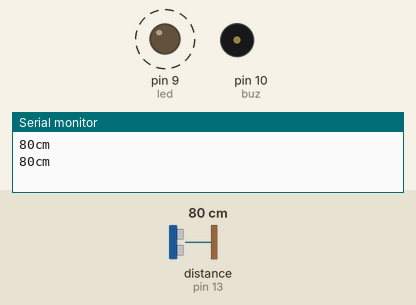
Bench run of a sketch on a simulated Arduino Uno, built with avr-gcc and run on an emulated ATmega328P. On the bench: output pins drawn as LEDs (lit = HIGH), buzzer (waves = sounding), the last lines printed to the serial monitor. Dashed ring = blinking. Inputs (shaded band) come from the test bench; at power-on: distance to the obstacle (sensor on pin 13) 80 cm. The echo pulse lasts 58.3 µs per cm; pins used as bus, display or sensor lines are not drawn.

Above: at 1.3 s.
1.4 s: distance to the obstacle (sensor on pin 13) set to 54 cm
4.4 s: distance to the obstacle (sensor on pin 13) set to 45 cm
At 5.5 s:
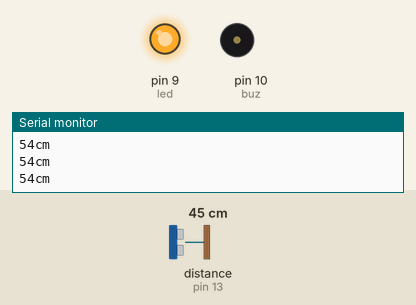
7.4 s: distance to the obstacle (sensor on pin 13) set to 250 cm
At 9.0 s:
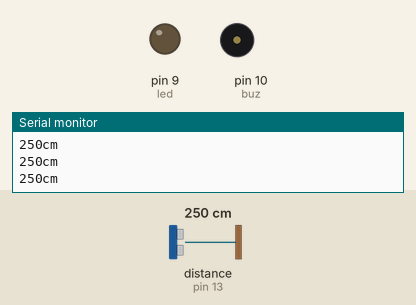
9.3 s: distance to the obstacle (sensor on pin 13) set to 204 cm
10.8 s: distance to the obstacle (sensor on pin 13) set to 197 cm
At 10.92 s:
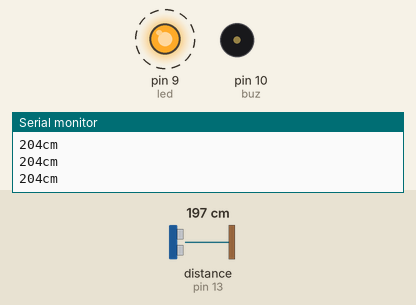
13.8 s: distance to the obstacle (sensor on pin 13) set to 2 cm
At 14.2 s:
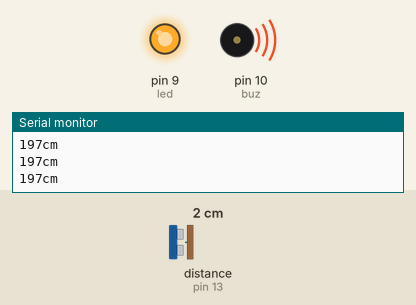
Timing chart, 0 to 17.8 s (numbered marks = the images above; inputs shaded):
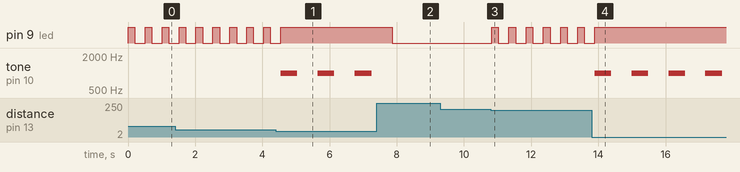

The sketch:

alarm_system_.ino
```cpp
const int out=12;
const int in=13;
const int led=9;
const int buz=10;

void setup() {
  // put your setup code here, to run once:
  Serial.begin(9600);
  pinMode(out,OUTPUT);
  pinMode(in,INPUT);
  pinMode(led,OUTPUT);
  pinMode(buz,OUTPUT);

}

void loop() {
  // put your main code here, to run repeatedly:
  long dur;
  long dis;

  digitalWrite(out,LOW);
  delayMicroseconds(2);

  digitalWrite(out,HIGH);
  delayMicroseconds(10);
  digitalWrite(out,LOW);

  dur=pulseIn(in,HIGH);
  dis= (dur/2) / 29.1;

  if (dis>50 && dis<=200 )
 {
  digitalWrite(led,HIGH);
  delay(200);
  digitalWrite(led,LOW);
  delay(200);
  }
 else {
 digitalWrite(led,LOW);
 }
 if (dis<=50)
 {
  digitalWrite(led,HIGH);
  tone(buz, 1000); // Send 1KHz sound signal...
  delay(500);        // ...for 1 sec
  noTone(buz);     // Stop sound...
  delay(500);        // ...for 1sec

 }
  else {
  digitalWrite(led,LOW);
 }
 Serial.print(String(dis));
 Serial.print("cm");
 Serial.println();

 delay(100);}
```

Measured:
- the behaviour switches between 51 and 50 cm on distance to the obstacle (sensor on pin 13) (found by bisection; images 0 and 1)
- the behaviour switches between 201 and 200 cm on distance to the obstacle (sensor on pin 13) (found by bisection; images 2 and 3)
- after the input at 4.4 s, pin 9 (led): goes on until 4.5 s, then stays HIGH; tone on pin 10 (buz): alternates 1000 Hz for 0.50 s and silent for 0.60 s, starting after 0.14 s
- after the input at 7.4 s, pin 9 (led): HIGH → LOW after 0.46 s; tone on pin 10 (buz): stays silent (without the input it goes to 1000 Hz after 0.45 s)
- after the input at 10.8 s, pin 9 (led): alternates HIGH for 0.20 s and LOW for 0.31 s, starting at once
- after the input at 13.8 s, pin 9 (led): goes on until 13.9 s, then stays HIGH; tone on pin 10 (buz): alternates 1000 Hz for 0.50 s and silent for 0.60 s, starting after 0.09 s
- by itself, pin 9 (led): alternates HIGH for 0.20 s and LOW for 0.30 s
